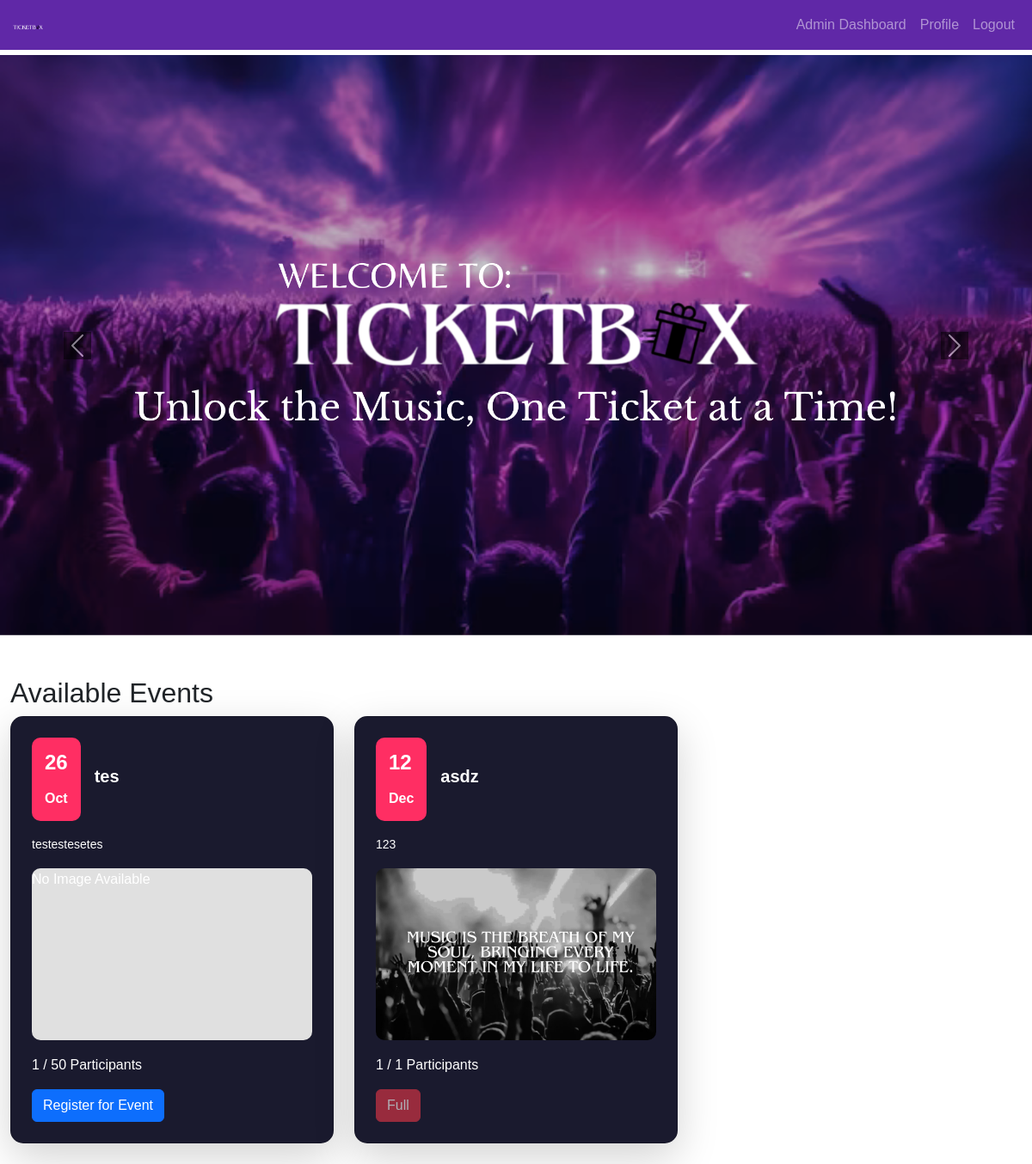
Screenshot of /lec/user/register-event.php (signed in) with the database file from the repository.
### tables this page shows
CREATE TABLE `events` (
  `id` int(11) NOT NULL,
  `name` varchar(200) NOT NULL,
  `description` text DEFAULT NULL,
  `date` date NOT NULL,
  `time` time NOT NULL,
  `location` varchar(200) NOT NULL,
  `max_participants` int(11) NOT NULL,
  `current_participants` int(11) DEFAULT 0,
  `status` enum('open','closed','canceled') DEFAULT 'open',
  `image_path` varchar(255) DEFAULT NULL,
  `banner_path` varchar(255) DEFAULT NULL,
  `created_at` timestamp NOT NULL DEFAULT current_timestamp(),
  `updated_at` timestamp NOT NULL DEFAULT current_timestamp() ON UPDATE current_timestamp(),
  `image` varchar(255) DEFAULT NULL
);

### lec/user/register-event.php (the view, shortened to what this page needs)
<?php
include '../includes/header.php';
$database = new Database();
$db = $database->getConnection();
$query = "SELECT e.*,
          (SELECT COUNT(*) FROM event_registrations r WHERE r.event_id = e.id) as registered_count,
          (SELECT COUNT(*) FROM event_registrations r WHERE r.event_id = e.id AND r.user_id = :user_id) as is_registered
          FROM events e
          WHERE e.date >= CURDATE()
          ORDER BY e.date ASC";
$stmt = $db->prepare($query);
$stmt->execute([':user_id' => $_SESSION['user_id']]);
$events = $stmt->fetchAll(PDO::FETCH_ASSOC);
?>
<!DOCTYPE html>
<html>
<head>
    <link rel="stylesheet" href="../assets/css/style.css">
    <link rel="stylesheet" href="https://maxcdn.bootstrapcdn.com/bootstrap/4.5.2/css/bootstrap.min.css">
</head>
<body>
    <?php include '../includes/header.php'; ?>
    <div class="container-fluid p-0">
        <?php if (empty($events)): ?>
            <p>No upcoming events available.</p>
        <?php else: ?>
            <div id="eventsCarousel" class="carousel slide" data-ride="carousel" data-interval="5000" data-pause="hover">
                <div class="carousel-inner">
                    <?php
                    $carouselImages = [
                        '../assets/images/banner.png',
                        '../assets/images/ads.png',
                        '../assets/images/music.png',
                        '../assets/images/concert.jpg'
                    ];
                    $active_class = 'active';
                    foreach ($carouselImages as $index => $image):
                    ?>
                        <div class="carousel-item <?= $active_class ?>">
                            <img src="<?= htmlspecialchars($image) ?>" alt="Event Image <?= $index + 1 ?>">
                        </div>
                    <?php
                    $active_class = '';
                    endforeach;
                    ?>
                </div>
                <a class="carousel-control-prev" href="#eventsCarousel" role="button" data-slide="prev">
                    <span class="carousel-control-prev-icon" aria-hidden="true"></span>
                </a>
                <a class="carousel-control-next" href="#eventsCarousel" role="button" data-slide="next">
                    <span class="carousel-control-next-icon" aria-hidden="true"></span>
                </a>
            </div>
        <?php endif; ?>
    </div>
    <div class="container mt-5">
    <h2>Available Events</h2>
    <?php if (empty($events)): ?>
        <p>No upcoming events available.</p>
    <?php else: ?>
        <div class="row">
            <?php foreach ($events as $event): ?>
                <div class="col-md-4">
    <div class="card mb-4 shadow-lg" style="border-radius: 15px; background-color: #1a1a2e; color: #ffffff;">
        <div class="card-body p-4">
            <div class="d-flex align-items-center mb-3">
                <div style="background-color: #ff2e63; color: white; font-size: 24px; font-weight: bold; padding: 10px 15px; border-radius: 10px;">
                    <?= date('d', strtotime($event['date'])) ?>
                    <br>
                    <span style="font-size: 16px;"><?= date('M', strtotime($event['date'])) ?></span>
                </div>
                <div class="ml-3">
                    <h5 class="card-title" style="font-size: 20px; font-weight: 700;"><?= htmlspecialchars($event['name']) ?></h5>
                </div>
            </div>
            <p class="card-text" style="font-size: 14px;"><?= htmlspecialchars($event['description']) ?></p>
            <?php if (!empty($event['image'])): ?>
                <div style="height: 200px; background: url('<?= htmlspecialchars($event['image']) ?>') no-repeat center center; background-size: cover; border-radius: 10px;"></div>
            <?php else: ?>
                <div style="height: 200px; background-color: #e0e0e0; border-radius: 10px;">No Image Available</div>
            <?php endif; ?>
            <p class="mt-3"><?= $event['registered_count'] ?> / <?= $event['max_participants'] ?> Participants</p>
            <?php if ($event['is_registered'] > 0): ?>
                <button class="btn btn-secondary" disabled>Registered</button>
            <?php elseif ($event['registered_count'] < $event['max_participants']): ?>
                <button type="button" class="btn btn-primary" data-toggle="modal" data-target="#registerModal" data-event-id="<?= $event['id'] ?>">
                    Register for Event
                </button>
            <?php else: ?>
                <button class="btn btn-danger" disabled>Full</button>
            <?php endif; ?>
        </div>
    </div>
</div>
            <?php endforeach; ?>
        </div>
    <?php endif; ?>
</div>
</body>
</html>

### lec/assets/css/style.css (style rules this page uses)
body { font-family: Arial, sans-serif; line-height: 1.6; margin: 0; background-color: white; padding-top: 40px; }
.container { max-width: 1200px; margin: 0 auto; }
button { background-color: #007bff; color: white; padding: 10px 15px; border: none; border-radius: 4px; cursor: pointer; }
button:disabled { background-color: #cccccc; cursor: not-allowed; }

### lec/user/register-event.php (style rules this page uses)
.carousel-inner img { width: 100%; height: auto; }
.carousel-control-prev-icon, .carousel-control-next-icon { background-color: black; }

### rows the page displays
events: date "26", date "Oct", name "tes", description "testestesetes", registered_count "1", max_participants "50"
events: date "12", date "Dec", name "asdz", description "123", registered_count "1", max_participants "1", shows "Full"
